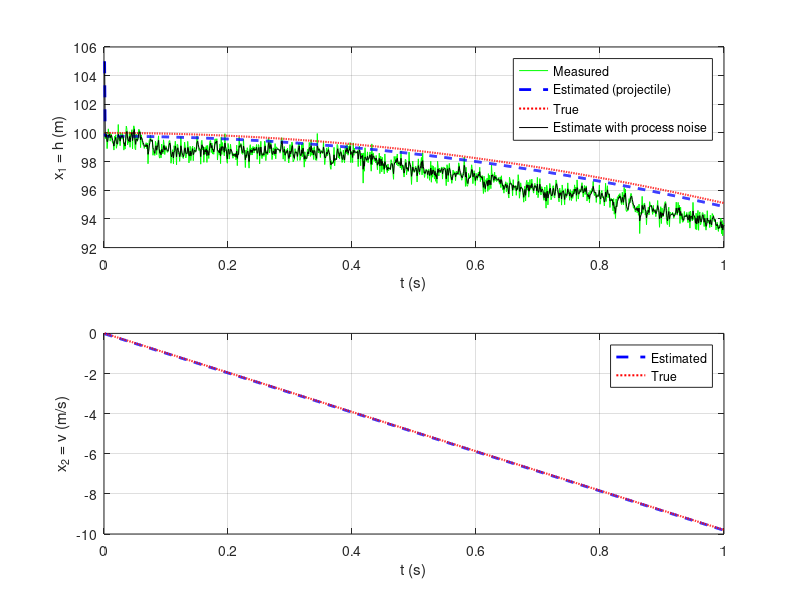
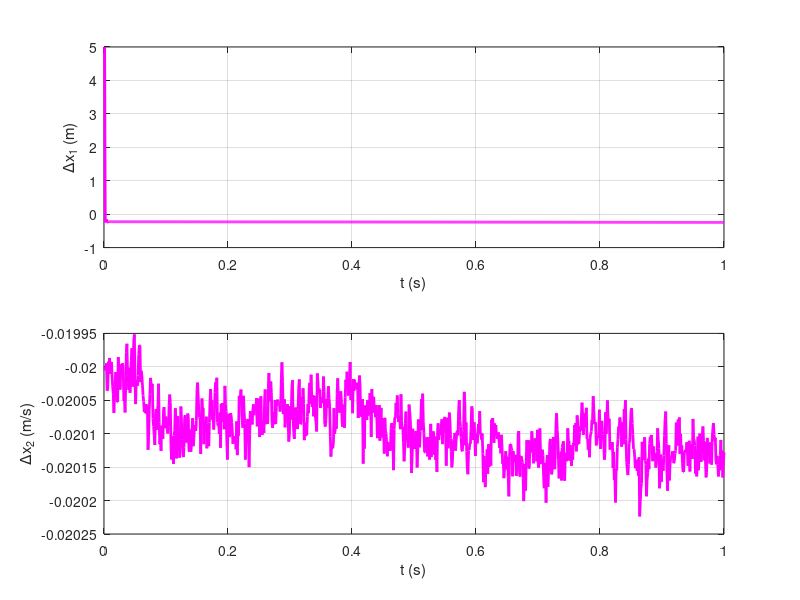

These charts were generated, in order, by the following MATLAB code:

%%%%%%%%%%%%%%%%%%%%%%%%%%%%%%%%%%%%%%%%%%%%%%%%%%%%%%%%%%%%%%%%%%%%%%
%%% Generate synthetic data
% Define the system
N = 1000; % number of time steps
dt = 0.001; % Sampling time (s)
t = dt*(1:N); % time vector (s)

include_process_noise = true;
generate_new_data = true;
include_random_walk_noise = true;

if include_process_noise
    

    %% with process noise
    F = [1, dt, 0; 0, 1, 0;0, 0, 1]; % system matrix - state
    G = [-1/2*dt^2; -dt; 0]; % system matrix - input
    H = [1 0 1]; % observation matrix
    tau = 10;
    Q = [0, 0, 0; 0, 0, 0;0, 0, tau^2*dt]; % process noise covariance
    u = 9.80665; % input = acceleration due to gravity (m/s^2)
    I = eye(3); % identity matrix

    %Initialize the state vector (true state)
    y0 = 100; % m  % Define the initial position and velocity
    v0 = 0; % m/s
    xt = zeros(3, N); % True state vector
    xt(:, 1) = [y0; v0; 0]; % True intial state


else
    
        %% without process noise
    F = [1, dt; 0, 1]; % system matrix - state
    G = [-1/2*dt^2; -dt]; % system matrix - input
    H = [1 0]; % observation matrix
    Q = [0, 0; 0, 0]; % process noise covariance
    u = 9.80665; % input = acceleration due to gravity (m/s^2)
    I = eye(2); % identity matrix

    % %Initialize the state vector (true state)
    y0 = 100; % m  % Define the initial position and velocity
    v0 = 0; % m/s
    xt = zeros(2, N); % True state vector
    xt(:, 1) = [y0; v0]; % True intial state



end




% Loop through and calculate the state
for k = 2:N
    % Propagate the states through the prediction equations
    xt(:, k) = F*xt(:, k-1) + G*u;
end


if generate_new_data
% Generate the noisy measurement from the true state
R = .2; % m^2/s^2
v = sqrt(R)*randn(1, N); % measurement noise
z = H*xt + v;% + 3*t; % noisy measurement

if include_random_walk_noise
    %add integrated random walk
    Riw = .002;
    v_iw = cumsum(sqrt(Riw)*randn(1, N));  %integrated white noise (Brownian motion)
    z = z + v_iw;
end

end


%%%%%%%%%%%%%%%%%%%%%%%%%%%%%%%%%%%%%%%%%%%%%%%%%%%%%%%%%%%%%%%%%%%%%%
%%% Perform the Kalman filter estimation
% Initialize 

if include_process_noise


    %% with process noise
    x = zeros(3, N); % Estimated state vector
    x(:, 1) = [105; -0.02; 0]; % Guess for initial state
    P = [10, 0, 0; 0, 0.01, 0;0 0 0]; % Covariance for initial state error

else
    
    %% without process noise
    x = zeros(2, N); % Estimated state vector
    x(:, 1) = [105; -0.02]; % Guess for initial state
    % Initialize the covariance matrix
    P = [10, 0; 0, 0.01]; % Covariance for initial state error

end


% Loop through and perform the Kalman filter equations recursively
for k = 2:N
    % Predict the state vector
    x(:, k) = F*x(:, k-1) + G*u;
    % Predict the covariance
    P = F*P*F' + Q;
    % Calculate the Kalman gain matrix
    K = P*H'*inv(H*P*H' + R);
    % Update the state vector
    x(:,k) = x(:,k) + K*(z(k) - H*x(:,k));
    % Update the covariance
    P = (I - K*H)*P;
end



%%%%%%%%%%%%%%%%%%%%%%%%%%%%%%%%%%%%%%%%%%%%%%%%%%%%%%%%%%%%%%%%%%%%%%
%%% Plot the results
% Plot the states
figure;
subplot(211);
plot(t, z, 'g-', t, x(1,:), 'b--', 'LineWidth', 2);
hold on; plot(t, xt(1,:), 'r:', 'LineWidth', 1.5)
xlabel('t (s)'); ylabel('x_1 = h (m)'); grid on;
legend('Measured','Estimated','True');

if include_process_noise
    %including process noise contribution
    plot(t,x(1,:)+x(3,:),'k')
    legend('Measured','Estimated (projectile)','True','Estimate with process noise');
end



subplot(212);
plot(t, x(2,:), 'b--', 'LineWidth', 2);
hold on; plot(t, xt(2,:), 'r:', 'LineWidth', 1.5)
xlabel('t (s)'); ylabel('x_2 = v (m/s)'); grid on;
legend('Estimated','True');



% Plot the estimation errors
figure;
subplot(211);
plot(t, x(1,:)-xt(1,:), 'm', 'LineWidth', 2)
xlabel('t (s)'); ylabel('\Deltax_1 (m)'); grid on;
subplot(212);
plot(t, x(2,:)-xt(2,:), 'm', 'LineWidth', 2)
xlabel('t (s)'); ylabel('\Deltax_2 (m/s)'); grid on;